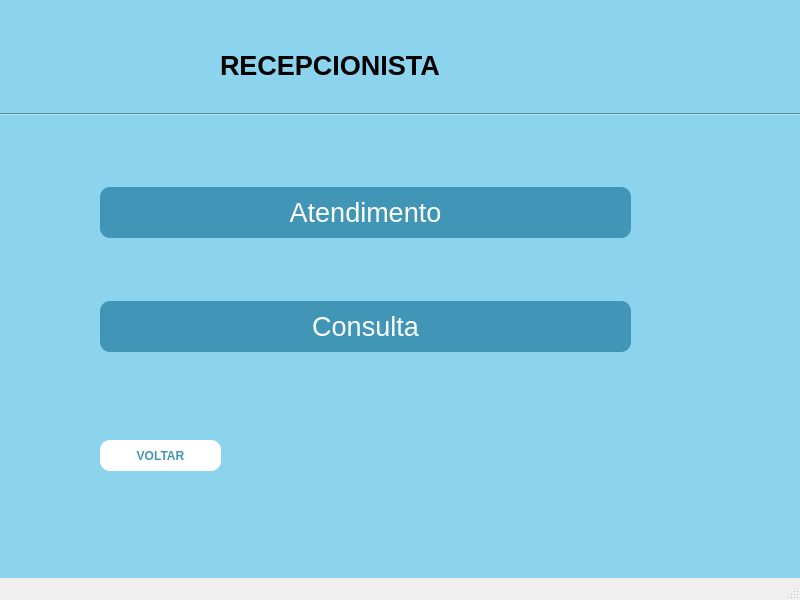
<?xml version="1.0" encoding="UTF-8"?>
<ui version="4.0">
 <class>MainWindow</class>
 <widget class="QMainWindow" name="MainWindow">
  <property name="geometry">
   <rect>
    <x>0</x>
    <y>0</y>
    <width>800</width>
    <height>600</height>
   </rect>
  </property>
  <property name="font">
   <font>
    <pointsize>10</pointsize>
   </font>
  </property>
  <property name="windowTitle">
   <string>MainWindow</string>
  </property>
  <property name="animated">
   <bool>true</bool>
  </property>
  <widget class="QWidget" name="centralwidget">
   <property name="styleSheet">
    <string notr="true">background-color: rgb(140, 211, 238);  /* Cor de fundo */</string>
   </property>
   <widget class="QLabel" name="label">
    <property name="geometry">
     <rect>
      <x>220</x>
      <y>40</y>
      <width>301</width>
      <height>51</height>
     </rect>
    </property>
    <property name="font">
     <font>
      <pointsize>20</pointsize>
      <weight>75</weight>
      <bold>true</bold>
     </font>
    </property>
    <property name="frameShape">
     <enum>QFrame::NoFrame</enum>
    </property>
    <property name="text">
     <string>RECEPCIONISTA</string>
    </property>
    <property name="textFormat">
     <enum>Qt::AutoText</enum>
    </property>
    <property name="alignment">
     <set>Qt::AlignLeading|Qt::AlignLeft|Qt::AlignVCenter</set>
    </property>
   </widget>
   <widget class="QWidget" name="layoutWidget">
    <property name="geometry">
     <rect>
      <x>100</x>
      <y>130</y>
      <width>531</width>
      <height>281</height>
     </rect>
    </property>
    <layout class="QVBoxLayout" name="verticalLayout">
     <item>
      <widget class="QPushButton" name="pushButton_2">
       <property name="font">
        <font>
         <pointsize>20</pointsize>
        </font>
       </property>
       <property name="styleSheet">
        <string notr="true">QPushButton {
            background-color: rgb(65, 150, 183);  /* Cor de fundo */
            color: white;  /* Cor do texto */
            border-radius: 10px;  /* Raio dos cantos */
            padding: 10px 20px;  /* Preenchimento interno */
        }
        
        QPushButton:hover {
			color: rgb(8, 113, 155);
            background-color: white;  /* Cor de fundo ao passar o mouse */
        }</string>
       </property>
       <property name="text">
        <string>Atendimento</string>
       </property>
       <property name="autoDefault">
        <bool>true</bool>
       </property>
       <property name="default">
        <bool>false</bool>
       </property>
      </widget>
     </item>
     <item>
      <widget class="QPushButton" name="pushButton_3">
       <property name="font">
        <font>
         <pointsize>20</pointsize>
        </font>
       </property>
       <property name="styleSheet">
        <string notr="true">QPushButton {
            background-color: rgb(65, 150, 183);  /* Cor de fundo */
            color: white;  /* Cor do texto */
            border-radius: 10px;  /* Raio dos cantos */
            padding: 10px 20px;  /* Preenchimento interno */
        }
        
        QPushButton:hover {
			color: rgb(8, 113, 155);
            background-color: white;  /* Cor de fundo ao passar o mouse */
        }</string>
       </property>
       <property name="text">
        <string>Consulta</string>
       </property>
       <property name="autoDefault">
        <bool>true</bool>
       </property>
       <property name="default">
        <bool>false</bool>
       </property>
      </widget>
     </item>
    </layout>
   </widget>
   <widget class="QPushButton" name="pushButton_5">
    <property name="geometry">
     <rect>
      <x>100</x>
      <y>440</y>
      <width>121</width>
      <height>31</height>
     </rect>
    </property>
    <property name="font">
     <font>
      <weight>75</weight>
      <bold>true</bold>
     </font>
    </property>
    <property name="styleSheet">
     <string notr="true">QPushButton {
            background-color: white;  /* Cor de fundo */
            color: rgb(65, 150, 183);  /* Cor do texto */
            border-radius: 10px;  /* Raio dos cantos */
            padding: 10px 20px;  /* Preenchimento interno */
        }
        
        QPushButton:hover {
			color: white;
            background-color: rgb(8, 113, 155);  /* Cor de fundo ao passar o mouse */
        }</string>
    </property>
    <property name="text">
     <string>VOLTAR</string>
    </property>
   </widget>
   <widget class="Line" name="line">
    <property name="geometry">
     <rect>
      <x>0</x>
      <y>99</y>
      <width>801</width>
      <height>31</height>
     </rect>
    </property>
    <property name="orientation">
     <enum>Qt::Horizontal</enum>
    </property>
   </widget>
  </widget>
  <widget class="QMenuBar" name="menubar">
   <property name="geometry">
    <rect>
     <x>0</x>
     <y>0</y>
     <width>800</width>
     <height>26</height>
    </rect>
   </property>
  </widget>
  <widget class="QStatusBar" name="statusbar"/>
 </widget>
 <resources/>
 <connections/>
</ui>
